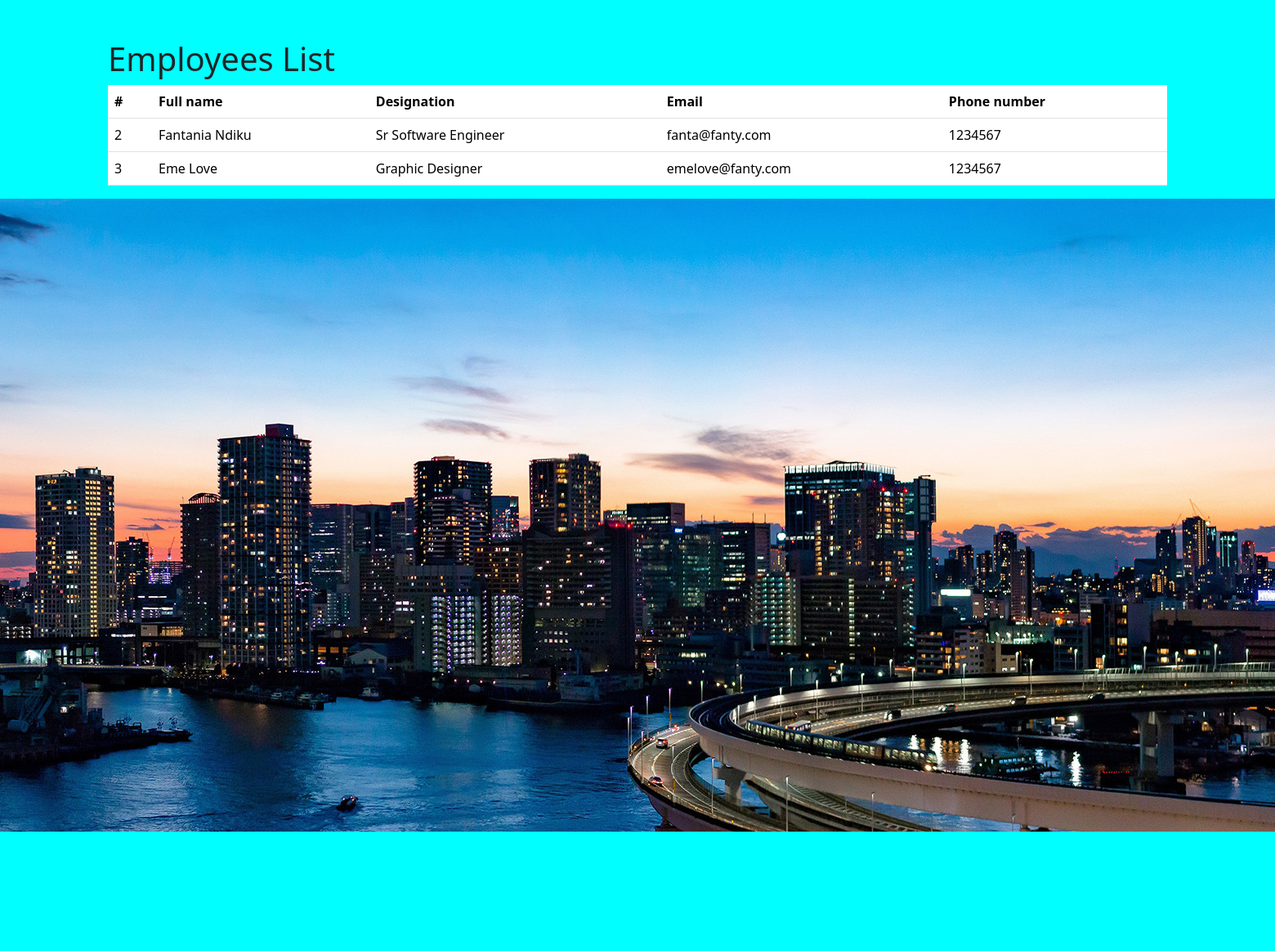
The page / on the database its author committed.
### employees/models.py (models this page shows, shortened)
class Employee(models.Model):
    first_name = models.CharField(max_length=100)
    last_name = models.CharField(max_length=100)
    photo = models.ImageField(upload_to='images')
    designation = models.CharField(max_length=100)
    email_address = models.EmailField(max_length=100, unique=True)
    phone_number = models.CharField(max_length=12, blank=True) #blank =True => Optional
    created_at = models.DateTimeField(auto_now_add=True) #Used for new insertion
    modified_at = models.DateTimeField(auto_now=True) #Used for the update

### mysite/views.py (the view)
# urls.py: 2. Add a URL to urlpatterns:  path('', views.home, name='home')
def home(request):
    employees = Employee.objects.all() #objects is ORM
    context = {
        'employees':employees,
    }
    return render(request,'home.html', context)

### templates/home.html (shortened to what this page needs)
{% load static %}
<!DOCTYPE html>
<html lang="en">
<head>
  <link href="https://cdn.jsdelivr.net/npm/bootstrap@5.3.2/dist/css/bootstrap.min.css" rel="stylesheet">
  <link rel="stylesheet" href="{% static 'css/style.css' %}">
</head>
<body>
  <div class="container pt-5">
    <h1> Employees List</h1>
    <table class="table">
      <thead>
        <tr>
          <th scope="col">#</th>
          <th scope="col">Full name</th>
          <th scope="col">Designation</th>
          <th scope="col">Email</th>
          <th scope="col">Phone number</th>
        </tr>
      </thead>
      <tbody>
        {% for emp in employees %}
        <tr>
          <td>{{emp.id}}</td>
          <td>{{emp.first_name}} {{emp.last_name}}</td>
          <td>{{emp.designation}}</td>
          <td>{{emp.email_address}}</td>
          <td>{{emp.phone_number}}</td>
        </tr>
        {% endfor %}
      </tbody>
    </table>
  </div>
  <img src="{% static 'images/home.jpg' %}"
</body>
</html>

### mysite/static/css/style.css (style rules this page uses)
body { background-color: aqua; }

### rows shown on the page
Employee: id "2", first_name "Fantania", last_name "Ndiku", designation "Sr Software Engineer", email_address "fanta@fanty.com", phone_number "1234567"
Employee: id "3", first_name "Eme", last_name "Love", designation "Graphic Designer", email_address "emelove@fanty.com", phone_number "1234567"
